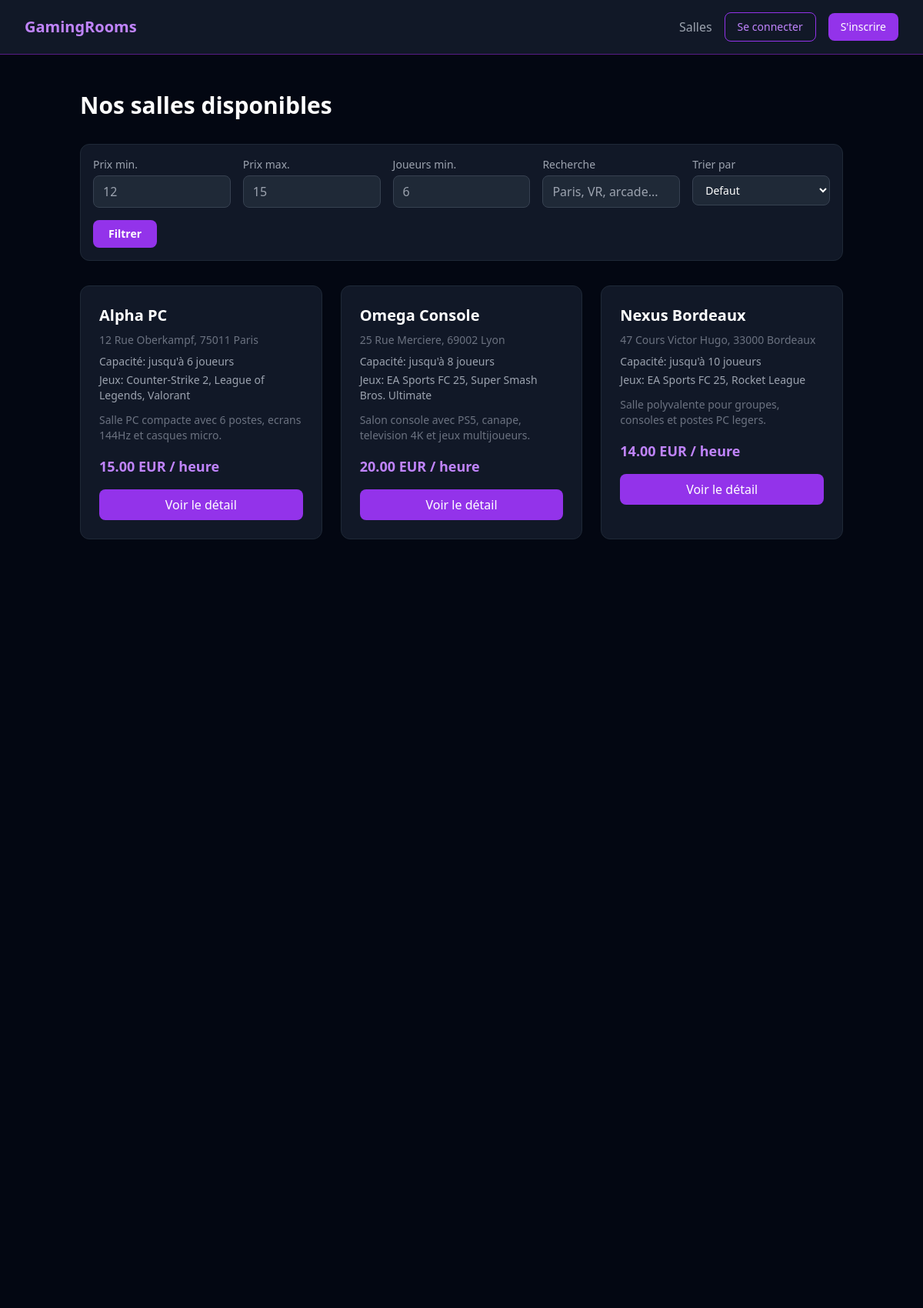
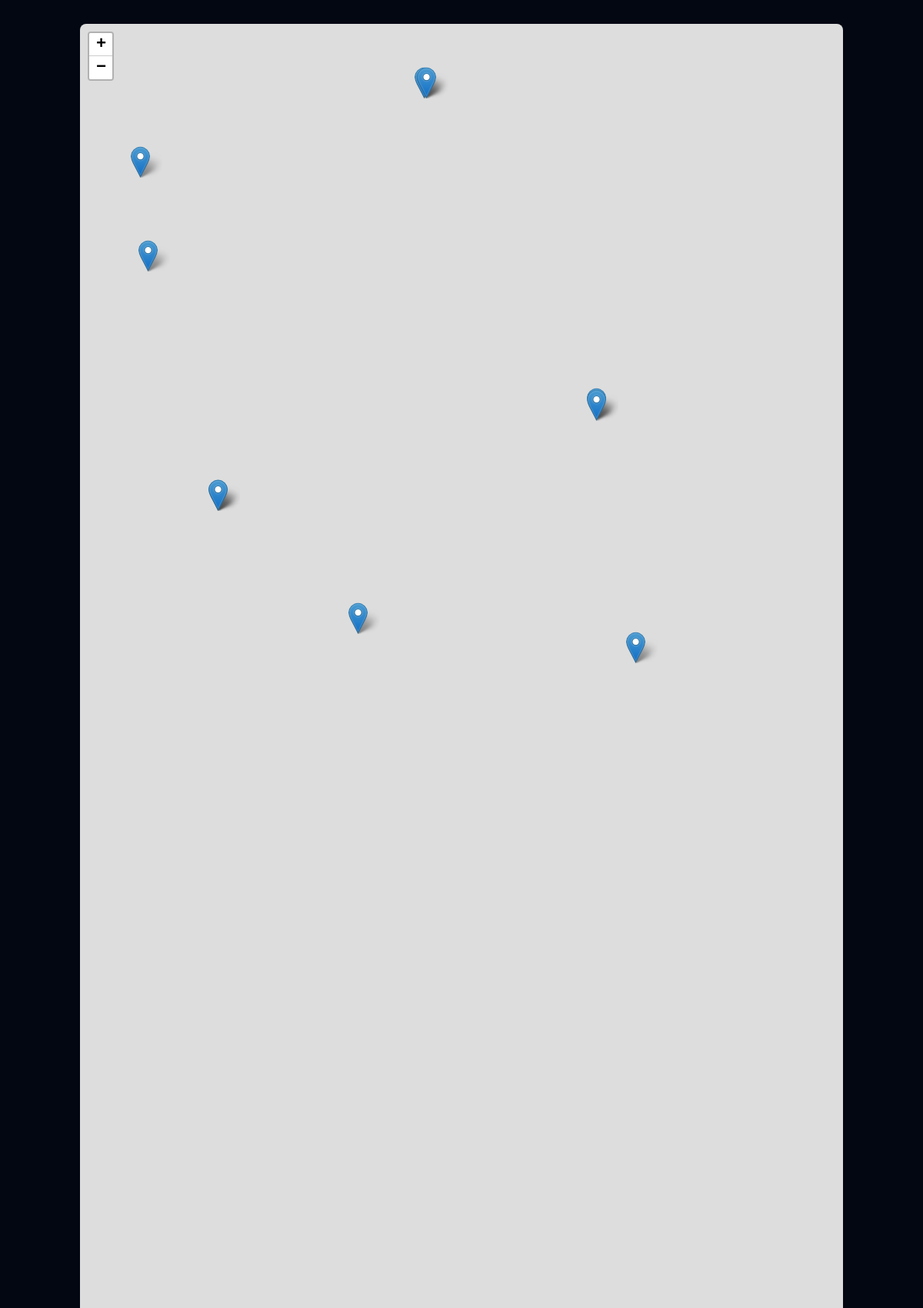
Screenshot of /rooms (upper part) with the database file from the repository (2 pictures, top to bottom).
### tables this page shows
CREATE TABLE `room` (
  `id` int(11) NOT NULL,
  `name` varchar(100) NOT NULL,
  `address` varchar(200) NOT NULL,
  `capacity` int(11) NOT NULL,
  `hourly_rate` decimal(10,2) NOT NULL,
  `description` text NOT NULL,
  `status` enum('available','unavailable','maintenance','') NOT NULL,
  `latitude` decimal(8,4) NOT NULL,
  `longitude` decimal(9,4) NOT NULL
);

### site/controllers/rooms.php (called while the page is built, shortened)
<?php
require __DIR__ . '/common/db.php';
$sort = $_GET['sort'] ?? 'default';
$minPrice = $_GET['min_price'] ?? '';
$maxPrice = $_GET['max_price'] ?? '';
$minCapacity = $_GET['min_capacity'] ?? '';
$search = trim($_GET['search'] ?? '');
$whereClauses = ["room.status = :status"];
$params = ['status' => 'available'];
$orderBy = "ORDER BY id ASC";
$sql = "
    SELECT room.*, GROUP_CONCAT(DISTINCT game.title ORDER BY game.title SEPARATOR ', ') AS games
    FROM room
    LEFT JOIN room_game ON room.id = room_game.room_id
    LEFT JOIN game ON room_game.game_id = game.id
    WHERE " . implode(' AND ', $whereClauses) . "
    GROUP BY room.id
    $orderBy
";
$query = $db->prepare($sql);
$query->execute($params);
$rooms = $query->fetchAll(PDO::FETCH_ASSOC);
require __DIR__ . '/../views/rooms.php';
?>

### site/views/rooms.php (the view, shortened to what this page needs)
<?php
$rooms = $rooms ?? [];
$sort = $sort ?? 'default';
$minPrice = $minPrice ?? '';
$maxPrice = $maxPrice ?? '';
$minCapacity = $minCapacity ?? '';
$search = $search ?? '';
include 'partials/header.php';
?>
<link rel="stylesheet" href="https://unpkg.com/leaflet@1.9.4/dist/leaflet.css" />
<main class="max-w-5xl mx-auto px-4 py-12">
    <div class="flex flex-col md:flex-row justify-between items-start md:items-center mb-8 gap-4">
        <h2 class="text-3xl font-bold">Nos salles disponibles</h2>
    </div>
    <form action="rooms" method="GET" class="bg-gray-900 border border-gray-800 rounded-xl p-4 mb-8">
        <div class="grid grid-cols-1 sm:grid-cols-2 lg:grid-cols-5 gap-4">
            <div>
                <label for="min_price" class="text-gray-400 text-sm mb-1 block">Prix min.</label>
                <input type="number" step="1" min="0" name="min_price" id="min_price" value="<?= htmlspecialchars($minPrice) ?>" placeholder="12"
                       class="w-full bg-gray-800 border border-gray-700 rounded-lg px-3 py-2 text-white focus:outline-none focus:border-purple-500">
            </div>
            <div>
                <label for="max_price" class="text-gray-400 text-sm mb-1 block">Prix max.</label>
                <input type="number" step="1" min="0" name="max_price" id="max_price" value="<?= htmlspecialchars($maxPrice) ?>" placeholder="15"
                       class="w-full bg-gray-800 border border-gray-700 rounded-lg px-3 py-2 text-white focus:outline-none focus:border-purple-500">
            </div>
            <div>
                <label for="min_capacity" class="text-gray-400 text-sm mb-1 block">Joueurs min.</label>
                <input type="number" min="1" name="min_capacity" id="min_capacity" value="<?= htmlspecialchars($minCapacity) ?>" placeholder="6"
                       class="w-full bg-gray-800 border border-gray-700 rounded-lg px-3 py-2 text-white focus:outline-none focus:border-purple-500">
            </div>
            <div>
                <label for="search" class="text-gray-400 text-sm mb-1 block">Recherche</label>
                <input type="text" name="search" id="search" value="<?= htmlspecialchars($search) ?>" placeholder="Paris, VR, arcade..."
                       class="w-full bg-gray-800 border border-gray-700 rounded-lg px-3 py-2 text-white focus:outline-none focus:border-purple-500">
            </div>
            <div>
                <label for="sort" class="text-gray-400 text-sm mb-1 block">Trier par</label>
                <select name="sort" id="sort" onchange="this.form.submit()" class="w-full bg-gray-800 border border-gray-700 rounded-lg px-3 py-2 text-white text-sm focus:outline-none focus:border-purple-500 cursor-pointer">
                    <option value="default" <?= ($sort === 'default') ? 'selected' : '' ?> class="bg-gray-900 text-white">Defaut</option>
                </select>
            </div>
        </div>
        <div class="flex flex-col sm:flex-row gap-3 mt-4">
            <button type="submit" class="bg-purple-600 hover:bg-purple-700 text-white px-5 py-2 rounded-lg transition text-sm font-semibold">Filtrer</button>
        </div>
    </form>
    <div class="grid grid-cols-1 md:grid-cols-2 lg:grid-cols-3 gap-6">
        <?php if (!empty($rooms)): ?>
            <?php foreach ($rooms as $room): ?>
            <div class="bg-gray-900 rounded-xl p-6 border border-gray-800 hover:border-purple-700 transition scroll-reveal tilt-card cursor-pointer">
                <h3 class="text-xl font-semibold mb-2"><?php echo htmlspecialchars($room['name']); ?></h3>
                <p class="text-gray-500 text-sm mb-2"><?php echo htmlspecialchars($room['address']); ?></p>
                <p class="text-gray-400 text-sm mb-1">Capacité: jusqu'à <?php echo htmlspecialchars($room['capacity']); ?> joueurs</p>
                <?php if (!empty($room['games'])): ?>
                    <p class="text-gray-400 text-sm mb-3">Jeux: <?php echo htmlspecialchars($room['games']); ?></p>
                <?php endif; ?>
                <p class="text-gray-500 text-sm mb-4"><?php echo htmlspecialchars($room['description']); ?></p>
                <span class="text-purple-400 font-semibold text-lg block mb-4"><?php echo htmlspecialchars(number_format($room['hourly_rate'], 2)); ?> EUR / heure</span>
                <a href="room-detail?id=<?php echo htmlspecialchars($room['id']); ?>" class="block text-center bg-purple-600 hover:bg-purple-700 text-white py-2 rounded-lg transition text-s">Voir le détail</a>
            </div>
            <?php
    endforeach; ?>
        <?php
else: ?>
            <p class="text-gray-500">Aucune salle ne correspond à ces filtres.</p>
        <?php
endif; ?>
    </div>
    <div id = "map" class="h-screen w-full rounded-lg"></div>
</main>
<?php include 'partials/footer.php'; ?>

### rows the page displays
room: name "Alpha PC", address "12 Rue Oberkampf, 75011 Paris", capacity "6", games "Counter-Strike 2, League of Legends, Valorant", description "Salle PC compacte avec 6 postes, ecrans 144Hz et casques micro.", hourly_rate "15.00"
room: name "Omega Console", address "25 Rue Merciere, 69002 Lyon", capacity "8", games "EA Sports FC 25, Super Smash Bros. Ultimate", description "Salon console avec PS5, canape, television 4K et jeux multijoueurs.", hourly_rate "20.00"
room: name "Nexus Bordeaux", address "47 Cours Victor Hugo, 33000 Bordeaux", capacity "10", games "EA Sports FC 25, Rocket League", description "Salle polyvalente pour groupes, consoles et postes PC legers.", hourly_rate "14.00"
